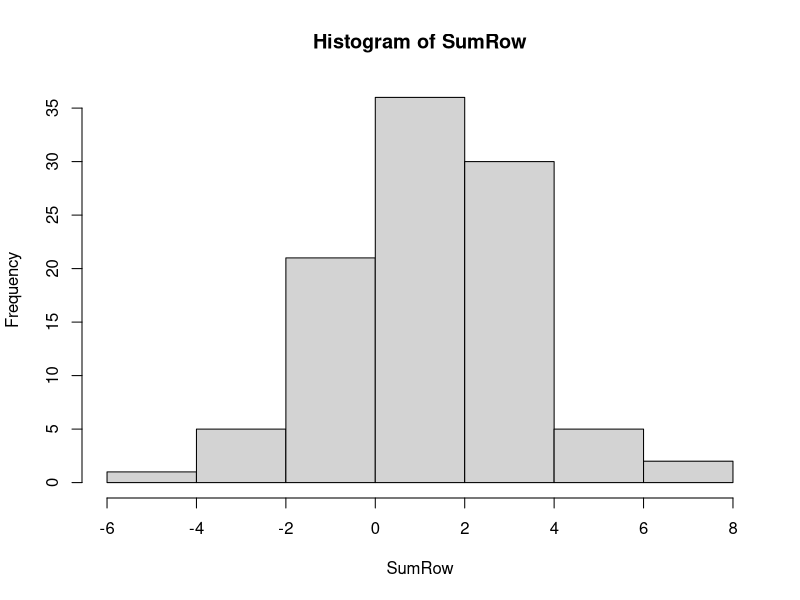
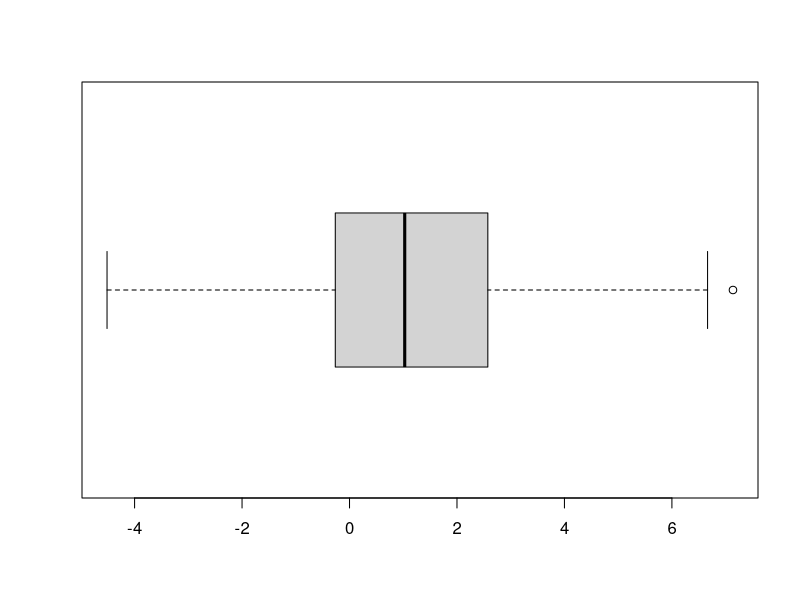
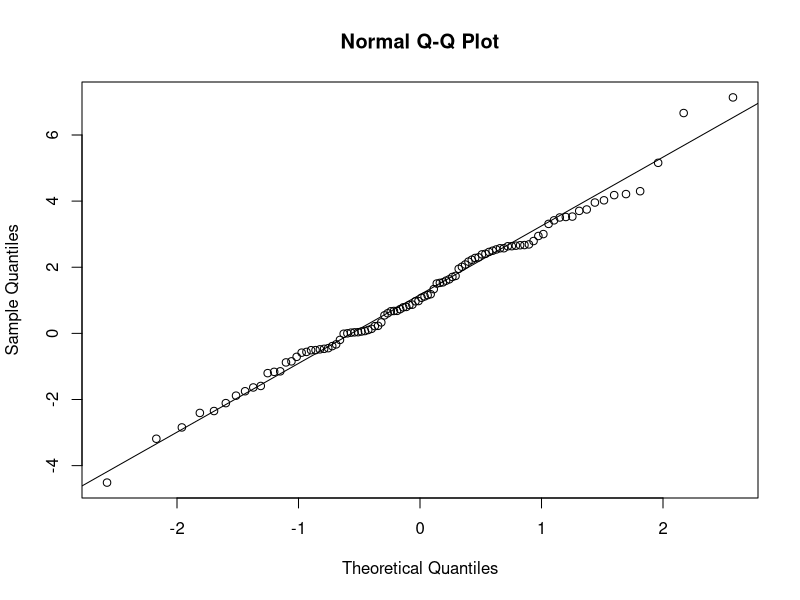
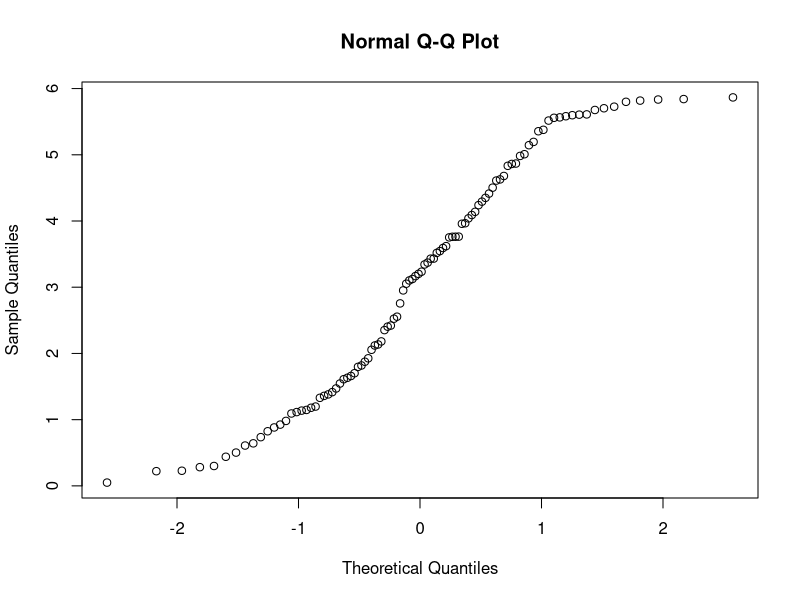
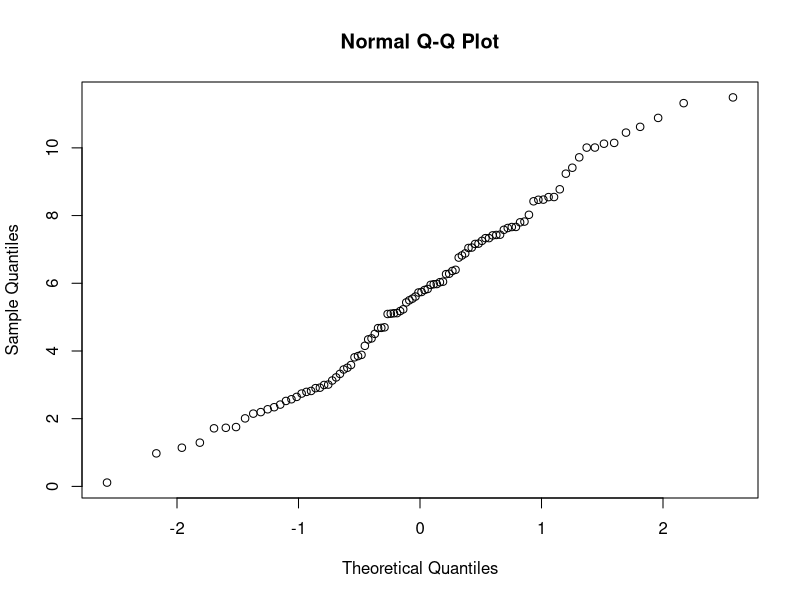
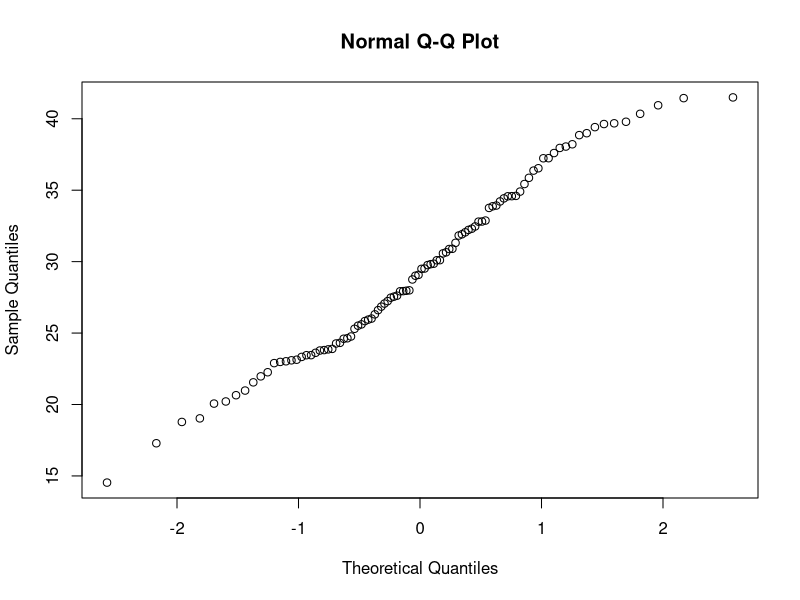
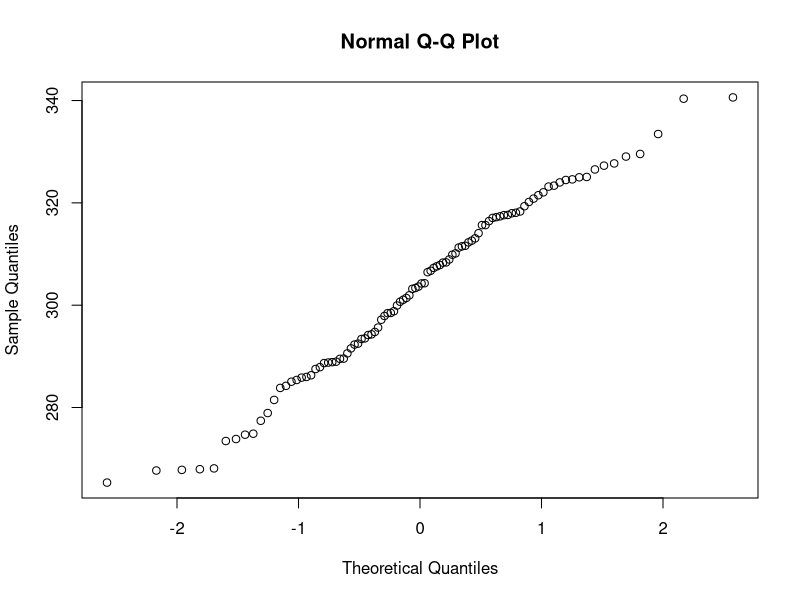
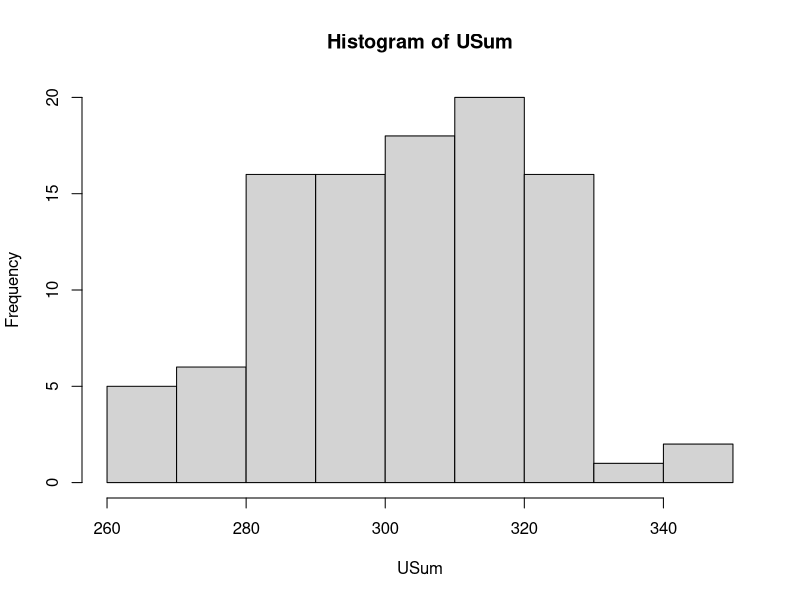

The R source for these figures, in order:
# Problem - 2

# a)

Norm = rnorm(100, 1, 2) # sqrt(4) = 2
NormMatrix = matrix(Norm, nrow = 100)

str(NormMatrix) # Матрица със 100 реда и 1 колона

SumRow = rowSums(NormMatrix) # ???
str(SumRow)

hist(SumRow)
boxplot(SumRow,horizontal = T)

qqnorm(SumRow)
qqline(SumRow)

shapiro.test(SumRow)

#Shapiro-Wilk normality test

#data:  SumRow
#W = 0.96349, p-value = 0.007193

mean(SumRow)
var(SumRow)


# б)

U = runif(100, 0, 6)
UMatrix = matrix(U, nrow = 100)
USum = rowSums(UMatrix)
qqnorm(USum)
shapiro.test(USum)

#Shapiro-Wilk normality test

#data:  USum
#W = 0.96299, p-value = 0.006607

U = runif(200, 0, 6)
UMatrix = matrix(U, nrow = 100)
USum = rowSums(UMatrix)
qqnorm(USum)
shapiro.test(USum)

#Shapiro-Wilk normality test

#data:  USum
#W = 0.98822, p-value = 0.5246

U = runif(1000, 0, 6)
UMatrix = matrix(U, nrow = 100)
USum = rowSums(UMatrix)
qqnorm(USum)
shapiro.test(USum)

#Shapiro-Wilk normality test

#data:  USum
#W = 0.98026, p-value = 0.1393


U = runif(10000, 0, 6)
UMatrix = matrix(U, nrow = 100)
USum = rowSums(UMatrix)
qqnorm(USum)
shapiro.test(USum)


# Shapiro-Wilk normality test

# data:  USum
# W = 0.99308, p-value = 0.893

hist(USum)
hist(USum, probability = T)
lines(density(USum))

# В)

Exp = rexp(100, 3)
ExpMatrix = matrix(Exp, nrow = 100)
SumExp = rowSums(ExpMatrix)
qqnorm(SumExp)
shapiro.test(SumExp)

#Shapiro-Wilk normality test

#data:  SumExp
#W = 0.86509, p-value = 4.466e-08

Exp = rexp(200, 3)
ExpMatrix = matrix(Exp, nrow = 100)
SumExp = rowSums(ExpMatrix)
qqnorm(SumExp)
shapiro.test(SumExp)

#Shapiro-Wilk normality test

#data:  SumExp
#W = 0.90106, p-value = 1.586e-06


Exp = rexp(1000, 3)
ExpMatrix = matrix(Exp, nrow = 100)
SumExp = rowSums(ExpMatrix)
qqnorm(SumExp)
shapiro.test(SumExp)

#Shapiro-Wilk normality test

#data:  SumExp
#W = 0.97639, p-value = 0.06933

Exp = rexp(10000, 3)
ExpMatrix = matrix(Exp, nrow = 100)
SumExp = rowSums(ExpMatrix)
qqnorm(SumExp)
shapiro.test(SumExp)

#Shapiro-Wilk normality test

#data:  SumExp
#W = 0.99062, p-value = 0.7143


